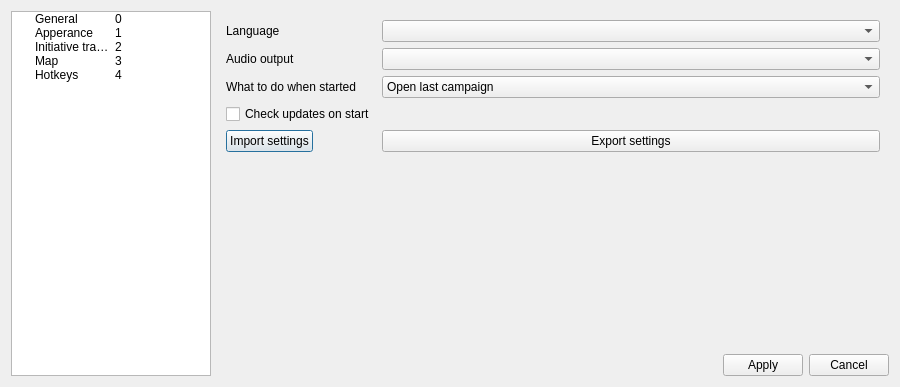
<?xml version="1.0" encoding="UTF-8"?>
<ui version="4.0">
 <class>SettingsDialog</class>
 <widget class="QDialog" name="SettingsDialog">
  <property name="windowModality">
   <enum>Qt::NonModal</enum>
  </property>
  <property name="geometry">
   <rect>
    <x>0</x>
    <y>0</y>
    <width>900</width>
    <height>387</height>
   </rect>
  </property>
  <property name="minimumSize">
   <size>
    <width>900</width>
    <height>200</height>
   </size>
  </property>
  <property name="maximumSize">
   <size>
    <width>900</width>
    <height>900</height>
   </size>
  </property>
  <property name="windowTitle">
   <string>Settings</string>
  </property>
  <property name="modal">
   <bool>true</bool>
  </property>
  <layout class="QHBoxLayout" name="mainLayout">
   <item>
    <widget class="QTreeWidget" name="navTree">
     <property name="minimumSize">
      <size>
       <width>200</width>
       <height>0</height>
      </size>
     </property>
     <property name="maximumSize">
      <size>
       <width>200</width>
       <height>16777215</height>
      </size>
     </property>
     <property name="horizontalScrollBarPolicy">
      <enum>Qt::ScrollBarAlwaysOff</enum>
     </property>
     <attribute name="headerVisible">
      <bool>false</bool>
     </attribute>
     <column>
      <property name="text">
       <string>Settings</string>
      </property>
     </column>
     <column>
      <property name="text">
       <string notr="true">id</string>
      </property>
     </column>
     <item>
      <property name="text">
       <string>General</string>
      </property>
      <property name="text">
       <string notr="true">0</string>
      </property>
     </item>
     <item>
      <property name="text">
       <string>Apperance</string>
      </property>
      <property name="text">
       <string notr="true">1</string>
      </property>
     </item>
     <item>
      <property name="text">
       <string>Initiative tracker</string>
      </property>
      <property name="text">
       <string notr="true">2</string>
      </property>
     </item>
     <item>
      <property name="text">
       <string>Map</string>
      </property>
      <property name="text">
       <string notr="true">3</string>
      </property>
     </item>
     <item>
      <property name="text">
       <string>Hotkeys</string>
      </property>
      <property name="text">
       <string notr="true">4</string>
      </property>
     </item>
    </widget>
   </item>
   <item>
    <layout class="QVBoxLayout" name="rightLayout">
     <item>
      <widget class="QStackedWidget" name="stackedWidget">
       <property name="currentIndex">
        <number>0</number>
       </property>
       <widget class="QWidget" name="generalPage">
        <layout class="QFormLayout" name="formLayout">
         <item row="0" column="0">
          <widget class="QLabel" name="languageLabel">
           <property name="text">
            <string>Language</string>
           </property>
          </widget>
         </item>
         <item row="0" column="1">
          <widget class="QComboBox" name="languageComboBox"/>
         </item>
         <item row="1" column="0">
          <widget class="QLabel" name="audioLabel">
           <property name="text">
            <string>Audio output</string>
           </property>
          </widget>
         </item>
         <item row="1" column="1">
          <widget class="QComboBox" name="deviceComboBox">
           <property name="editable">
            <bool>false</bool>
           </property>
          </widget>
         </item>
         <item row="2" column="0">
          <widget class="QLabel" name="startActionLabel">
           <property name="text">
            <string>What to do when started</string>
           </property>
          </widget>
         </item>
         <item row="2" column="1">
          <widget class="QComboBox" name="startActionComboBox">
           <item>
            <property name="text">
             <string>Open last campaign</string>
            </property>
           </item>
           <item>
            <property name="text">
             <string>Show list of resent campaigns</string>
            </property>
           </item>
           <item>
            <property name="text">
             <string>Show empty window</string>
            </property>
           </item>
          </widget>
         </item>
         <item row="3" column="0">
          <widget class="QCheckBox" name="updateCheckerBox">
           <property name="text">
            <string>Check updates on start</string>
           </property>
          </widget>
         </item>
         <item row="3" column="1">
          <spacer name="horizontalSpacer">
           <property name="orientation">
            <enum>Qt::Horizontal</enum>
           </property>
           <property name="sizeHint" stdset="0">
            <size>
             <width>40</width>
             <height>20</height>
            </size>
           </property>
          </spacer>
         </item>
         <item row="4" column="0">
          <widget class="QPushButton" name="importButton">
           <property name="text">
            <string>Import settings</string>
           </property>
          </widget>
         </item>
         <item row="4" column="1">
          <widget class="QPushButton" name="exportButton">
           <property name="text">
            <string>Export settings</string>
           </property>
          </widget>
         </item>
        </layout>
       </widget>
       <widget class="QWidget" name="apperancePage">
        <layout class="QFormLayout" name="formLayout_2">
         <item row="0" column="0">
          <widget class="QLabel" name="themeLabel">
           <property name="text">
            <string>Theme</string>
           </property>
          </widget>
         </item>
         <item row="0" column="1">
          <layout class="QHBoxLayout" name="horizontalLayout_3">
           <item>
            <widget class="QComboBox" name="themeComboBox"/>
           </item>
           <item>
            <widget class="QPushButton" name="themeButton">
             <property name="maximumSize">
              <size>
               <width>150</width>
               <height>16777215</height>
              </size>
             </property>
             <property name="text">
              <string>Browse</string>
             </property>
             <property name="icon">
              <iconset resource="../../../../resources/static/app_resources.qrc">
               <normaloff>:/folder.svg</normaloff>:/folder.svg</iconset>
             </property>
            </widget>
           </item>
          </layout>
         </item>
         <item row="1" column="1">
          <layout class="QHBoxLayout" name="horizontalLayout_5">
           <item>
            <widget class="QComboBox" name="styleComboBox"/>
           </item>
           <item>
            <widget class="QPushButton" name="styleButton">
             <property name="maximumSize">
              <size>
               <width>150</width>
               <height>16777215</height>
              </size>
             </property>
             <property name="text">
              <string>Browse</string>
             </property>
             <property name="icon">
              <iconset resource="../../../../resources/static/app_resources.qrc">
               <normaloff>:/folder.svg</normaloff>:/folder.svg</iconset>
             </property>
            </widget>
           </item>
          </layout>
         </item>
         <item row="1" column="0">
          <widget class="QLabel" name="styleLabel">
           <property name="text">
            <string>Style</string>
           </property>
          </widget>
         </item>
        </layout>
       </widget>
       <widget class="QWidget" name="initiativePage">
        <property name="sizePolicy">
         <sizepolicy hsizetype="Preferred" vsizetype="Preferred">
          <horstretch>0</horstretch>
          <verstretch>0</verstretch>
         </sizepolicy>
        </property>
        <layout class="QFormLayout" name="formLayout_3">
         <item row="0" column="0">
          <widget class="QLabel" name="fieldsLabel">
           <property name="text">
            <string>Display fields in shared view</string>
           </property>
           <property name="wordWrap">
            <bool>true</bool>
           </property>
          </widget>
         </item>
         <item row="0" column="1">
          <layout class="QGridLayout" name="gridLayout">
           <item row="0" column="0">
            <widget class="QCheckBox" name="nameCheckBox">
             <property name="text">
              <string>Name</string>
             </property>
            </widget>
           </item>
           <item row="0" column="1">
            <widget class="QCheckBox" name="initiativeCheckBox">
             <property name="text">
              <string>Iinitiative</string>
             </property>
            </widget>
           </item>
           <item row="0" column="2">
            <widget class="QCheckBox" name="acCheckBox">
             <property name="text">
              <string>Armor Class</string>
             </property>
            </widget>
           </item>
           <item row="1" column="0">
            <widget class="QCheckBox" name="hpCheckBox">
             <property name="text">
              <string>Hit Points</string>
             </property>
            </widget>
           </item>
           <item row="1" column="1">
            <widget class="QCheckBox" name="maxhpCheckBox">
             <property name="text">
              <string>max Hit Points</string>
             </property>
            </widget>
           </item>
           <item row="1" column="2">
            <widget class="QCheckBox" name="deleteCheckBox">
             <property name="text">
              <string>Delete</string>
             </property>
            </widget>
           </item>
          </layout>
         </item>
         <item row="1" column="0">
          <widget class="QLabel" name="label">
           <property name="text">
            <string>Hp display mode</string>
           </property>
          </widget>
         </item>
         <item row="1" column="1">
          <layout class="QHBoxLayout" name="horizontalLayout_2">
           <item>
            <widget class="QComboBox" name="hpModeComboBox">
             <item>
              <property name="text">
               <string>Numeric</string>
              </property>
             </item>
             <item>
              <property name="text">
               <string>Text status</string>
              </property>
             </item>
             <item>
              <property name="text">
               <string>Progress bar</string>
              </property>
             </item>
            </widget>
           </item>
           <item>
            <widget class="QCheckBox" name="showControlCheckBox">
             <property name="text">
              <string>Show control in main widget</string>
             </property>
            </widget>
           </item>
          </layout>
         </item>
         <item row="2" column="0">
          <widget class="QLabel" name="label_2">
           <property name="text">
            <string>Auto initiative rolls</string>
           </property>
          </widget>
         </item>
         <item row="2" column="1">
          <layout class="QHBoxLayout" name="horizontalLayout_4">
           <item>
            <widget class="QCheckBox" name="characterAutoRoll">
             <property name="text">
              <string>Characters</string>
             </property>
            </widget>
           </item>
           <item>
            <widget class="QCheckBox" name="beastAutoRoll">
             <property name="text">
              <string>Bestiary</string>
             </property>
            </widget>
           </item>
          </layout>
         </item>
         <item row="3" column="0">
          <widget class="QCheckBox" name="autoSortBox">
           <property name="text">
            <string>Auto sort</string>
           </property>
          </widget>
         </item>
         <item row="3" column="1">
          <layout class="QVBoxLayout" name="verticalLayout"/>
         </item>
         <item row="4" column="0">
          <widget class="QLabel" name="label_3">
           <property name="text">
            <string>Color of active character</string>
           </property>
          </widget>
         </item>
         <item row="4" column="1">
          <layout class="QHBoxLayout" name="activeColorLayout">
           <item>
            <widget class="QListWidget" name="colorExamplewidget">
             <property name="sizePolicy">
              <sizepolicy hsizetype="Expanding" vsizetype="Minimum">
               <horstretch>0</horstretch>
               <verstretch>0</verstretch>
              </sizepolicy>
             </property>
             <property name="maximumSize">
              <size>
               <width>16777215</width>
               <height>35</height>
              </size>
             </property>
             <property name="verticalScrollBarPolicy">
              <enum>Qt::ScrollBarAlwaysOff</enum>
             </property>
             <property name="horizontalScrollBarPolicy">
              <enum>Qt::ScrollBarAlwaysOff</enum>
             </property>
             <property name="autoScroll">
              <bool>false</bool>
             </property>
             <property name="editTriggers">
              <set>QAbstractItemView::NoEditTriggers</set>
             </property>
             <property name="showDropIndicator" stdset="0">
              <bool>false</bool>
             </property>
             <property name="selectionMode">
              <enum>QAbstractItemView::NoSelection</enum>
             </property>
             <property name="modelColumn">
              <number>0</number>
             </property>
             <property name="currentRow">
              <number>-1</number>
             </property>
             <item>
              <property name="text">
               <string notr="true">Captain Jack Sparrow</string>
              </property>
             </item>
             <item>
              <property name="text">
               <string notr="true">Davy Jones</string>
              </property>
             </item>
            </widget>
           </item>
           <item>
            <widget class="QPushButton" name="activeColorButton">
             <property name="text">
              <string/>
             </property>
             <property name="icon">
              <iconset resource="../../../../resources/static/app_resources.qrc">
               <normaloff>:/map/palette.svg</normaloff>:/map/palette.svg</iconset>
             </property>
            </widget>
           </item>
           <item>
            <widget class="QCheckBox" name="defaultColorCheckbox">
             <property name="text">
              <string>Use default palette</string>
             </property>
            </widget>
           </item>
          </layout>
         </item>
        </layout>
       </widget>
       <widget class="QWidget" name="mapPage">
        <layout class="QFormLayout" name="formLayout_4">
         <item row="0" column="0">
          <widget class="QLabel" name="tokenLabel">
           <property name="text">
            <string>Token title display mode</string>
           </property>
          </widget>
         </item>
         <item row="0" column="1">
          <widget class="QComboBox" name="tokenComboBox"/>
         </item>
         <item row="1" column="0">
          <widget class="QLabel" name="fontSizeLabel">
           <property name="text">
            <string>Token text font size</string>
           </property>
          </widget>
         </item>
         <item row="1" column="1">
          <widget class="QSpinBox" name="fontSizeSpinBox"/>
         </item>
         <item row="2" column="0">
          <widget class="QLabel" name="masterFogLabel">
           <property name="text">
            <string>Fog opacity (master)</string>
           </property>
          </widget>
         </item>
         <item row="2" column="1">
          <layout class="QHBoxLayout" name="masterFogOpacitylayout">
           <item>
            <widget class="QLabel" name="masterFogValueLabel">
             <property name="text">
              <string notr="true">TextLabel</string>
             </property>
            </widget>
           </item>
           <item>
            <widget class="QSlider" name="masterFogSlider">
             <property name="maximum">
              <number>100</number>
             </property>
             <property name="orientation">
              <enum>Qt::Horizontal</enum>
             </property>
            </widget>
           </item>
          </layout>
         </item>
         <item row="3" column="0">
          <widget class="QLabel" name="playerFogLabel">
           <property name="text">
            <string>Fog opacity (players)</string>
           </property>
          </widget>
         </item>
         <item row="3" column="1">
          <layout class="QHBoxLayout" name="playerFogOpacitylayout">
           <item>
            <widget class="QLabel" name="playerFogValueLabel">
             <property name="text">
              <string notr="true">TextLabel</string>
             </property>
            </widget>
           </item>
           <item>
            <widget class="QSlider" name="playerFogSlider">
             <property name="maximum">
              <number>100</number>
             </property>
             <property name="orientation">
              <enum>Qt::Horizontal</enum>
             </property>
            </widget>
           </item>
          </layout>
         </item>
         <item row="5" column="0">
          <widget class="QLabel" name="fogColorLabel">
           <property name="text">
            <string>Fog color</string>
           </property>
          </widget>
         </item>
         <item row="5" column="1">
          <widget class="QPushButton" name="fogColorButton">
           <property name="text">
            <string notr="true">#000000</string>
           </property>
          </widget>
         </item>
         <item row="6" column="0">
          <widget class="QCheckBox" name="lastMapCheckBox">
           <property name="text">
            <string>Open last map</string>
           </property>
          </widget>
         </item>
         <item row="6" column="1">
          <spacer name="horizontalSpacer_2">
           <property name="orientation">
            <enum>Qt::Horizontal</enum>
           </property>
           <property name="sizeHint" stdset="0">
            <size>
             <width>40</width>
             <height>20</height>
            </size>
           </property>
          </spacer>
         </item>
         <item row="7" column="0">
          <widget class="QLabel" name="gridSizeLabel">
           <property name="text">
            <string>Default grid size (feet)</string>
           </property>
          </widget>
         </item>
         <item row="7" column="1">
          <widget class="QSpinBox" name="gridSizeBox"/>
         </item>
         <item row="4" column="0">
          <widget class="QLabel" name="textureOpacityLabel">
           <property name="text">
            <string>Texture layer opacity</string>
           </property>
          </widget>
         </item>
         <item row="4" column="1">
          <layout class="QHBoxLayout" name="textureOpacityLayout">
           <item>
            <widget class="QLabel" name="textureOpacityValueLabel">
             <property name="text">
              <string notr="true">TextLabel</string>
             </property>
            </widget>
           </item>
           <item>
            <widget class="QSlider" name="textureOpacitySlider">
             <property name="maximum">
              <number>100</number>
             </property>
             <property name="orientation">
              <enum>Qt::Horizontal</enum>
             </property>
            </widget>
           </item>
          </layout>
         </item>
         <item row="8" column="0">
          <widget class="QCheckBox" name="sharedViewModeCheckBox">
           <property name="text">
            <string>Update shared view if tab changed</string>
           </property>
          </widget>
         </item>
         <item row="8" column="1">
          <spacer name="horizontalSpacer_3">
           <property name="orientation">
            <enum>Qt::Horizontal</enum>
           </property>
           <property name="sizeHint" stdset="0">
            <size>
             <width>40</width>
             <height>20</height>
            </size>
           </property>
          </spacer>
         </item>
        </layout>
       </widget>
       <widget class="QWidget" name="hotkeysPage">
        <property name="minimumSize">
         <size>
          <width>0</width>
          <height>420</height>
         </size>
        </property>
        <layout class="QVBoxLayout" name="verticalLayout_3">
         <property name="leftMargin">
          <number>0</number>
         </property>
         <property name="topMargin">
          <number>0</number>
         </property>
         <property name="rightMargin">
          <number>0</number>
         </property>
         <property name="bottomMargin">
          <number>0</number>
         </property>
         <item>
          <widget class="QScrollArea" name="scrollArea">
           <property name="widgetResizable">
            <bool>true</bool>
           </property>
           <widget class="QWidget" name="scrollAreaWidgetContents">
            <property name="geometry">
             <rect>
              <x>0</x>
              <y>0</y>
              <width>172</width>
              <height>482</height>
             </rect>
            </property>
            <layout class="QVBoxLayout" name="verticalLayout_2">
             <item>
              <layout class="QFormLayout" name="formLayout_5">
               <item row="0" column="0">
                <widget class="QLabel" name="rulerLabel">
                 <property name="text">
                  <string>Ruler</string>
                 </property>
                </widget>
               </item>
               <item row="0" column="1">
                <layout class="QHBoxLayout" name="rulerLayout">
                 <item>
                  <widget class="QLabel" name="rulerIcon">
                   <property name="minimumSize">
                    <size>
                     <width>30</width>
                     <height>30</height>
                    </size>
                   </property>
                   <property name="maximumSize">
                    <size>
                     <width>30</width>
                     <height>30</height>
                    </size>
                   </property>
                   <property name="text">
                    <string/>
                   </property>
                   <property name="pixmap">
                    <pixmap resource="../../../../resources/static/app_resources.qrc">:/map/ruler.svg</pixmap>
                   </property>
                   <property name="scaledContents">
                    <bool>true</bool>
                   </property>
                  </widget>
                 </item>
                 <item>
                  <widget class="QKeySequenceEdit" name="rulerEdit"/>
                 </item>
                </layout>
               </item>
               <item row="1" column="0">
                <widget class="QLabel" name="heightMapLabel">
                 <property name="text">
                  <string>Height map</string>
                 </property>
                </widget>
               </item>
               <item row="1" column="1">
                <layout class="QHBoxLayout" name="heightLayout">
                 <item>
                  <widget class="QLabel" name="heightIcon">
                   <property name="minimumSize">
                    <size>
                     <width>30</width>
                     <height>30</height>
                    </size>
                   </property>
                   <property name="maximumSize">
                    <size>
                     <width>30</width>
                     <height>30</height>
                    </size>
                   </property>
                   <property name="text">
                    <string/>
                   </property>
                   <property name="pixmap">
                    <pixmap resource="../../../../resources/static/app_resources.qrc">:/map/mountain.svg</pixmap>
                   </property>
                   <property name="scaledContents">
                    <bool>true</bool>
                   </property>
                  </widget>
                 </item>
                 <item>
                  <widget class="QKeySequenceEdit" name="heightEdit"/>
                 </item>
                </layout>
               </item>
               <item row="2" column="0">
                <widget class="QLabel" name="brushLabel">
                 <property name="sizePolicy">
                  <sizepolicy hsizetype="Preferred" vsizetype="Preferred">
                   <horstretch>0</horstretch>
                   <verstretch>0</verstretch>
                  </sizepolicy>
                 </property>
                 <property name="text">
                  <string>Brush</string>
                 </property>
                </widget>
               </item>
               <item row="2" column="1">
                <layout class="QHBoxLayout" name="brushLayout">
                 <item>
                  <widget class="QLabel" name="brushIcon">
                   <property name="minimumSize">
                    <size>
                     <width>30</width>
                     <height>30</height>
                    </size>
                   </property>
                   <property name="maximumSize">
                    <size>
                     <width>30</width>
                     <height>30</height>
                    </size>
                   </property>
                   <property name="text">
                    <string/>
                   </property>
                   <property name="pixmap">
                    <pixmap resource="../../../../resources/static/app_resources.qrc">:/map/brush.svg</pixmap>
                   </property>
                   <property name="scaledContents">
                    <bool>true</bool>
                   </property>
                  </widget>
                 </item>
                 <item>
                  <widget class="QKeySequenceEdit" name="brushEdit"/>
                 </item>
                </layout>
               </item>
               <item row="4" column="0">
                <widget class="QLabel" name="fogHideLabel">
                 <property name="text">
                  <string>Fog hide</string>
                 </property>
                </widget>
               </item>
               <item row="4" column="1">
                <layout class="QHBoxLayout" name="fogHideLayout">
                 <item>
                  <widget class="QLabel" name="fogHideIcon">
                   <property name="minimumSize">
                    <size>
                     <width>30</width>
                     <height>30</height>
                    </size>
                   </property>
                   <property name="maximumSize">
                    <size>
                     <width>30</width>
                     <height>30</height>
                    </size>
                   </property>
                   <property name="text">
                    <string/>
                   </property>
                   <property name="pixmap">
                    <pixmap resource="../../../../resources/static/app_resources.qrc">:/map/fog_hide.svg</pixmap>
                   </property>
                   <property name="scaledContents">
                    <bool>true</bool>
                   </property>
                  </widget>
                 </item>
                 <item>
                  <widget class="QKeySequenceEdit" name="fogHideEdit"/>
                 </item>
                </layout>
               </item>
               <item row="5" column="0">
                <widget class="QLabel" name="fogRevealLabel">
                 <property name="text">
                  <string>Fog reveal</string>
                 </property>
                </widget>
               </item>
               <item row="5" column="1">
                <layout class="QHBoxLayout" name="fogRevealLayout">
                 <item>
                  <widget class="QLabel" name="fogRevealIcon">
                   <property name="minimumSize">
                    <size>
                     <width>30</width>
                     <height>30</height>
                    </size>
                   </property>
                   <property name="maximumSize">
                    <size>
                     <width>30</width>
                     <height>30</height>
                    </size>
                   </property>
                   <property name="text">
                    <string/>
                   </property>
                   <property name="pixmap">
                    <pixmap resource="../../../../resources/static/app_resources.qrc">:/map/fog_reveal.svg</pixmap>
                   </property>
                   <property name="scaledContents">
                    <bool>true</bool>
                   </property>
                  </widget>
                 </item>
                 <item>
                  <widget class="QKeySequenceEdit" name="fogRevealEdit"/>
                 </item>
                </layout>
               </item>
               <item row="6" column="0">
                <widget class="QLabel" name="lightLabel">
                 <property name="text">
                  <string>Light</string>
                 </property>
                </widget>
               </item>
               <item row="6" column="1">
                <layout class="QHBoxLayout" name="lightLayout">
                 <item>
                  <widget class="QLabel" name="lightIcon">
                   <property name="minimumSize">
                    <size>
                     <width>30</width>
                     <height>30</height>
                    </size>
                   </property>
                   <property name="maximumSize">
                    <size>
                     <width>30</width>
                     <height>30</height>
                    </size>
                   </property>
                   <property name="text">
                    <string/>
                   </property>
                   <property name="pixmap">
                    <pixmap resource="../../../../resources/static/app_resources.qrc">:/map/torch.svg</pixmap>
                   </property>
                   <property name="scaledContents">
                    <bool>true</bool>
                   </property>
                  </widget>
                 </item>
                 <item>
                  <widget class="QKeySequenceEdit" name="lightEdit"/>
                 </item>
                </layout>
               </item>
               <item row="3" column="0">
                <widget class="QLabel" name="lassoLabel">
                 <property name="text">
                  <string>Lasso</string>
                 </property>
                </widget>
               </item>
               <item row="3" column="1">
                <layout class="QHBoxLayout" name="lassoLayout">
                 <item>
                  <widget class="QLabel" name="lassoIcon">
                   <property name="minimumSize">
                    <size>
                     <width>30</width>
                     <height>30</height>
                    </size>
                   </property>
                   <property name="maximumSize">
                    <size>
                     <width>30</width>
                     <height>30</height>
                    </size>
                   </property>
                   <property name="text">
                    <string notr="true">lasso</string>
                   </property>
                  </widget>
                 </item>
                 <item>
                  <widget class="QKeySequenceEdit" name="lassoEdit"/>
                 </item>
                </layout>
               </item>
              </layout>
             </item>
             <item>
              <widget class="QGroupBox" name="shapeslayout">
               <property name="title">
                <string>Shapes</string>
               </property>
               <layout class="QFormLayout" name="formLayout_6">
                <item row="0" column="0">
                 <widget class="QLabel" name="lineLabel">
                  <property name="text">
                   <string>Line</string>
                  </property>
                 </widget>
                </item>
                <item row="0" column="1">
                 <layout class="QHBoxLayout" name="lineLayout">
                  <item>
                   <widget class="QLabel" name="lineIcon">
                    <property name="minimumSize">
                     <size>
                      <width>30</width>
                      <height>30</height>
                     </size>
                    </property>
                    <property name="maximumSize">
                     <size>
                      <width>30</width>
                      <height>30</height>
                     </size>
                    </property>
                    <property name="text">
                     <string/>
                    </property>
                    <property name="pixmap">
                     <pixmap resource="../../../../resources/static/app_resources.qrc">:/map/line.svg</pixmap>
                    </property>
                    <property name="scaledContents">
                     <bool>true</bool>
                    </property>
                   </widget>
                  </item>
                  <item>
                   <widget class="QKeySequenceEdit" name="lineEdit"/>
                  </item>
                 </layout>
                </item>
                <item row="1" column="0">
                 <widget class="QLabel" name="circleLabel">
                  <property name="text">
                   <string>Circle</string>
                  </property>
                 </widget>
                </item>
                <item row="1" column="1">
                 <layout class="QHBoxLayout" name="circleLayout">
                  <item>
                   <widget class="QLabel" name="circleIcon">
                    <property name="minimumSize">
                     <size>
                      <width>30</width>
                      <height>30</height>
                     </size>
                    </property>
                    <property name="maximumSize">
                     <size>
                      <width>30</width>
                      <height>30</height>
                     </size>
                    </property>
                    <property name="text">
                     <string/>
                    </property>
                    <property name="pixmap">
                     <pixmap resource="../../../../resources/static/app_resources.qrc">:/map/sphere.svg</pixmap>
                    </property>
                    <property name="scaledContents">
                     <bool>true</bool>
                    </property>
                   </widget>
                  </item>
                  <item>
                   <widget class="QKeySequenceEdit" name="circleEdit"/>
                  </item>
                 </layout>
                </item>
                <item row="2" column="0">
                 <widget class="QLabel" name="squareLabel">
                  <property name="text">
                   <string>Square</string>
                  </property>
                 </widget>
                </item>
                <item row="2" column="1">
                 <layout class="QHBoxLayout" name="squareLayout">
                  <item>
                   <widget class="QLabel" name="squareIcon">
                    <property name="minimumSize">
                     <size>
                      <width>30</width>
                      <height>30</height>
                     </size>
                    </property>
                    <property name="maximumSize">
                     <size>
                      <width>30</width>
                      <height>30</height>
                     </size>
                    </property>
                    <property name="text">
                     <string/>
                    </property>
                    <property name="pixmap">
                     <pixmap resource="../../../../resources/static/app_resources.qrc">:/map/cube.svg</pixmap>
                    </property>
                    <property name="scaledContents">
                     <bool>true</bool>
                    </property>
                   </widget>
                  </item>
                  <item>
                   <widget class="QKeySequenceEdit" name="squareEdit"/>
                  </item>
                 </layout>
                </item>
                <item row="3" column="0">
                 <widget class="QLabel" name="TriangleLabel">
                  <property name="text">
                   <string>Triangle</string>
                  </property>
                 </widget>
                </item>
                <item row="3" column="1">
                 <layout class="QHBoxLayout" name="triangleLayout">
                  <item>
                   <widget class="QLabel" name="triangleIcon">
                    <property name="minimumSize">
                     <size>
                      <width>30</width>
                      <height>30</height>
                     </size>
                    </property>
                    <property name="maximumSize">
                     <size>
                      <width>30</width>
                      <height>30</height>
                     </size>
                    </property>
                    <property name="text">
                     <string/>
                    </property>
                    <property name="pixmap">
                     <pixmap resource="../../../../resources/static/app_resources.qrc">:/map/cone.svg</pixmap>
                    </property>
                    <property name="scaledContents">
                     <bool>true</bool>
                    </property>
                   </widget>
                  </item>
                  <item>
                   <widget class="QKeySequenceEdit" name="triangleEdit"/>
                  </item>
                 </layout>
                </item>
               </layout>
              </widget>
             </item>
             <item>
              <spacer name="verticalSpacer">
               <property name="orientation">
                <enum>Qt::Vertical</enum>
               </property>
               <property name="sizeHint" stdset="0">
                <size>
                 <width>20</width>
                 <height>40</height>
                </size>
               </property>
              </spacer>
             </item>
            </layout>
           </widget>
          </widget>
         </item>
        </layout>
       </widget>
      </widget>
     </item>
     <item>
      <layout class="QHBoxLayout" name="buttonLayout">
       <item>
        <spacer name="buttonSpacer">
         <property name="orientation">
          <enum>Qt::Horizontal</enum>
         </property>
         <property name="sizeHint" stdset="0">
          <size>
           <width>40</width>
           <height>20</height>
          </size>
         </property>
        </spacer>
       </item>
       <item>
        <widget class="QPushButton" name="applyButton">
         <property name="text">
          <string>Apply</string>
         </property>
        </widget>
       </item>
       <item>
        <widget class="QPushButton" name="cancelButton">
         <property name="text">
          <string>Cancel</string>
         </property>
        </widget>
       </item>
      </layout>
     </item>
    </layout>
   </item>
  </layout>
 </widget>
 <resources>
  <include location="../../../../resources/static/app_resources.qrc"/>
  <include location="../../../../resources/static/app_resources.qrc"/>
 </resources>
 <connections/>
</ui>
